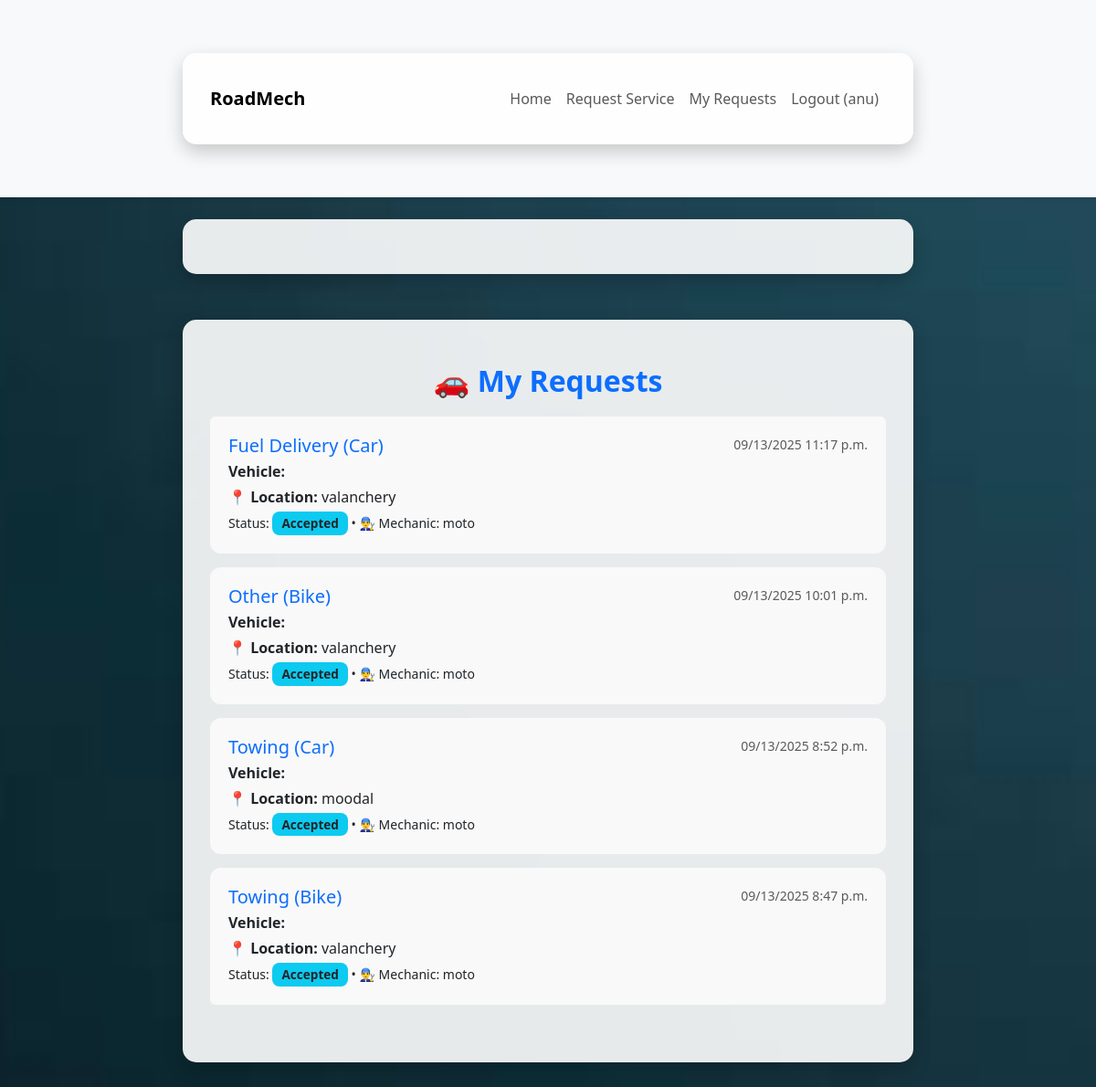
Screenshot of /services/dashboard/ (signed in) with the database file from the repository.
### services/models.py (models this page shows, shortened)
class ServiceRequest(models.Model):
    VEHICLE_CHOICES = [
        ('car', 'Car'),
        ('bike', 'Bike'),
    ]
    SERVICE_CHOICES = [
        ('towing', 'Towing'),
        ('fuel', 'Fuel Delivery'),
        ('battery', 'Battery Jumpstart'),
        ('tire', 'Tire Replacement'),
        ('other', 'Other'),
    ]
    STATUS_CHOICES = [
        ('Pending', 'Pending'),
        ('Accepted', 'Accepted'),
        ('Completed', 'Completed'),
        ('Cancelled', 'Cancelled'),
    ]
    user = models.ForeignKey(User, on_delete=models.CASCADE)
    vehicle_type = models.CharField(max_length=10, choices=VEHICLE_CHOICES)
    vehicle_brand = models.CharField(max_length=50)
    vehicle_model = models.CharField(max_length=50)
    vehicle_year = models.PositiveIntegerField(
        choices=[(y, y) for y in range(1980, datetime.date.today().year + 1)]
    )
    vehicle_number = models.CharField(max_length=20)
    owner_name = models.CharField(max_length=100)
    phone_number = models.CharField(max_length=15)
    service_type = models.CharField(max_length=20, choices=SERVICE_CHOICES)
    location = models.CharField(max_length=255)
    status = models.CharField(max_length=20, choices=STATUS_CHOICES, default='Pending')
    mechanic = models.ForeignKey(
        'accounts.MechanicProfile', null=True, blank=True, on_delete=models.SET_NULL
    )
    created_at = models.DateTimeField(auto_now_add=True)

### accounts/models.py (models this page shows, shortened)
class MechanicProfile(models.Model):
    user = models.OneToOneField(User, on_delete=models.CASCADE)
    service_center_name = models.CharField(max_length=100)
    location = models.CharField(max_length=255, blank=True, null=True)
    phone = models.CharField(max_length=20)
    created_at = models.DateTimeField(auto_now_add=True)  # ✅ add this

### services/views.py (the view)
# urls.py: path('dashboard/', views.user_dashboard, name='user_dashboard'),
@login_required
def user_dashboard(request):
    requests = ServiceRequest.objects.filter(user=request.user).order_by('-created_at')
    return render(request, 'services/user_dashboard.html', {'requests': requests})

### roadmech/context_processors.py (called while the page is built)
def user_type(request):
    if request.user.is_authenticated:
        if hasattr(request.user, "mechanicprofile"):
            return {"user_type": "mechanic"}
        return {"user_type": "user"}
    return {}

### templates/services/user_dashboard.html (shortened to what this page needs)
{% extends "base.html" %}
{% load static %}
{% block content %}
<div class="container py-5">
  <h2>🚗 My Requests</h2>
  {% if requests %}
    <div class="list-group mt-3">
      {% for r in requests %}
        <div class="list-group-item">
          <div class="d-flex w-100 justify-content-between">
            <h5 class="mb-1 text-primary">
              {{ r.get_service_type_display }} ({{ r.get_vehicle_type_display }})
            </h5>
            <small class="text-muted">{{ r.created_at|date:"SHORT_DATETIME_FORMAT" }}</small>
          </div>
          <p class="mb-1"><strong>Vehicle:</strong> {{ r.vehicle_details }}</p>
          <p class="mb-1"><strong>📍 Location:</strong> {{ r.location }}</p>
          <small>Status:
            <span class="badge bg-info text-dark">{{ r.status }}</span>
            {% if r.mechanic %} • 👨‍🔧 Mechanic: {{ r.mechanic.service_center_name }} {% endif %}
          </small>
        </div>
      {% endfor %}
    </div>
  {% else %}
    <p class="mt-3 text-center">
      You have no requests yet.
      <a href="{% url 'choose_vehicle' %}">Request help</a>.
    </p>
  {% endif %}
</div>
{% endblock %}

### templates/base.html (shortened to what this page needs)
<!doctype html>
<html lang="en">
<head>
  <link href="https://cdn.jsdelivr.net/npm/bootstrap@5.3.0/dist/css/bootstrap.min.css" rel="stylesheet">
</head>
<body>
<nav class="navbar navbar-expand-lg navbar-light bg-light shadow-sm">
  <div class="container">
    <a class="navbar-brand fw-bold" href="{% url 'home' %}">RoadMech</a>
    <div class="collapse navbar-collapse" id="navmenu">
      <ul class="navbar-nav ms-auto">
        <li class="nav-item"><a class="nav-link" href="{% url 'home' %}">Home</a></li>
        {% if user.is_authenticated %}
          {% if user.is_superuser %}
            <li class="nav-item"><a class="nav-link" href="{% url 'choose_vehicle' %}">Request Service</a></li>
            <li class="nav-item"><a class="nav-link" href="{% url 'user_dashboard' %}">My Requests</a></li>
            <li class="nav-item"><a class="nav-link" href="{% url 'mechanic_dashboard' %}">Mechanic Dashboard</a></li>
          {% elif user_type == "user" %}
            <li class="nav-item"><a class="nav-link" href="{% url 'choose_vehicle' %}">Request Service</a></li>
            <li class="nav-item"><a class="nav-link" href="{% url 'user_dashboard' %}">My Requests</a></li>
          {% elif user_type == "mechanic" %}
            <li class="nav-item"><a class="nav-link" href="{% url 'mechanic_dashboard' %}">Mechanic Dashboard</a></li>
          {% endif %}
          <li class="nav-item">
            <form action="{% url 'logout' %}" method="post" style="display:inline;">
              <button type="submit" class="btn btn-link nav-link" style="border:none; background:none;">
                Logout ({{ user.username }})
              </button>
            </form>
          </li>
        {% else %}
          <li class="nav-item"><a class="nav-link" href="{% url 'login' %}">Login</a></li>
          <li class="nav-item"><a class="nav-link" href="{% url 'register' %}">Register</a></li>
          <li class="nav-item"><a class="nav-link" href="{% url 'mechanic_register' %}">Mechanic Register</a></li>
        {% endif %}
      </ul>
    </div>
  </div>
</nav>
<div class="container mt-4">
</div>
{% block content %}{% endblock %}
</body>
</html>

### templates/services/user_dashboard.html (style rules this page uses)
body { background: url('/static/image/solid.jpg') no-repeat center center fixed; background-size: cover; font-family: "Segoe UI", sans-serif; }
.container { background: rgba(255, 255, 255, 0.9); padding: 30px; border-radius: 15px; box-shadow: 0 8px 20px rgba(0, 0, 0, 0.2); max-width: 800px; margin: 50px auto; }
h2 { text-align: center; font-weight: bold; color: #0d6efd; margin-bottom: 20px; }
.list-group-item { background: #f9f9f9; border: none; margin-bottom: 15px; padding: 20px; border-radius: 12px; transition: transform 0.2s ease, box-shadow 0.2s ease; }
.badge { font-size: 0.85rem; padding: 6px 10px; border-radius: 8px; }
p { margin-bottom: 8px; }
a { color: #0d6efd; text-decoration: none; font-weight: bold; }

### rows the page displays
ServiceRequest: service_type "Fuel Delivery", vehicle_type "Car", created_at "09/13/2025 11:17 p.m.", location "valanchery", status "Accepted", mechanic.service_center_name "moto"
ServiceRequest: service_type "Other", vehicle_type "Bike", created_at "09/13/2025 10:01 p.m.", location "valanchery", status "Accepted", mechanic.service_center_name "moto"
ServiceRequest: service_type "Towing", vehicle_type "Car", created_at "09/13/2025 8:52 p.m.", location "moodal", status "Accepted", mechanic.service_center_name "moto"
ServiceRequest: service_type "Towing", vehicle_type "Bike", created_at "09/13/2025 8:47 p.m.", location "valanchery", status "Accepted", mechanic.service_center_name "moto"

### other values shown
{{ user.username }} "anu"
